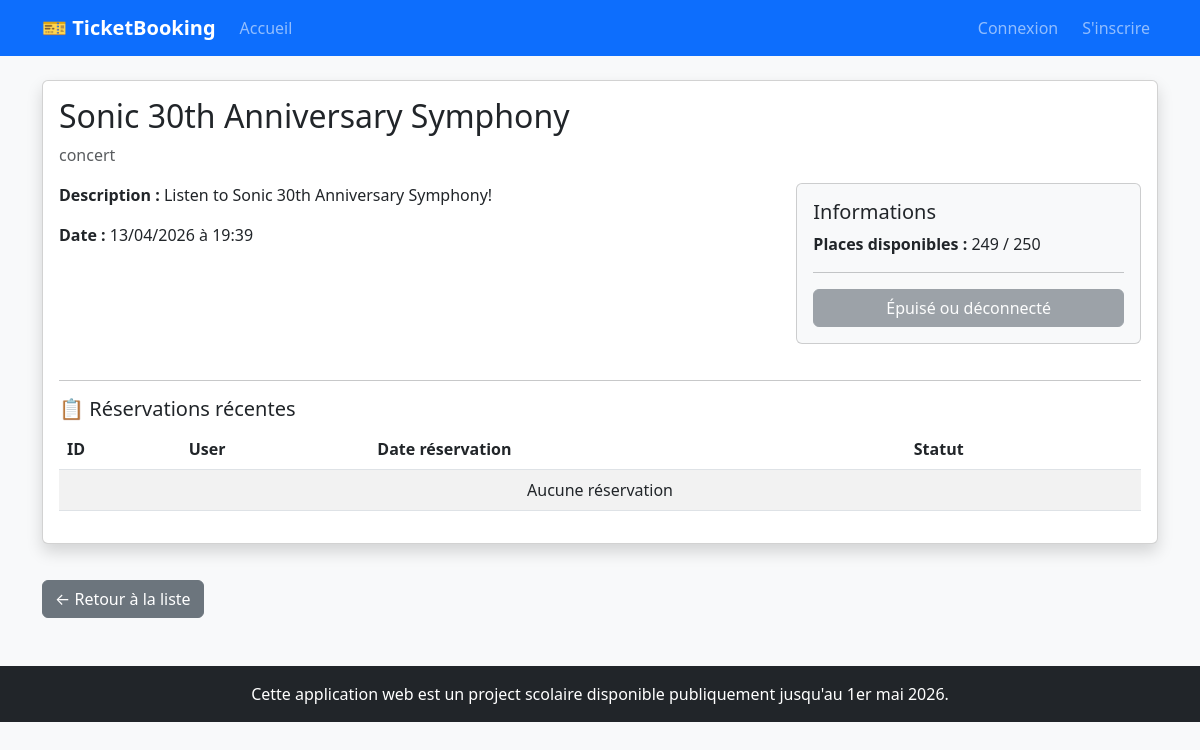
The app's page /events/view/1, older data.
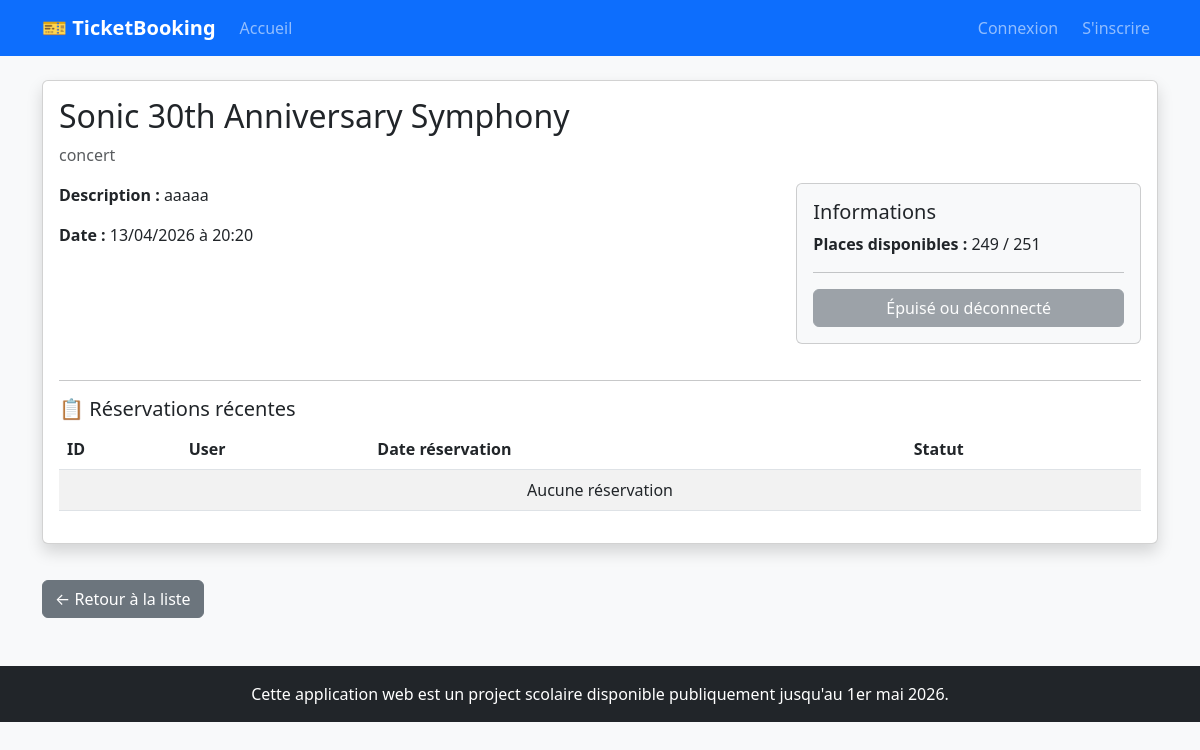
The same page, newer data.
### app/models/event.py (models this page shows, shortened)
class Event(db.Model):
    __tablename__ = 'events'
    id = db.Column(db.Integer, primary_key=True)
    titre = db.Column(db.String(150), nullable=True)
    date = db.Column(db.DateTime, nullable=True)
    description = db.Column(db.Text, nullable=True)
    capacite = db.Column(db.Integer, nullable=True)
    categorie = db.Column(db.String(50), nullable=True)

### app/routes/event_routes.py (the view)
@event_bp.route("/view/<int:id>")
def view(id):
    event = Event.query.get_or_404(id)
    reservations = Booking.query.filter_by(event_id=id).all()
    places_dispo = event.capacite - len(reservations)
    return render_template("events/view.html", event=event, places_dispo=places_dispo)

### app/templates/events/view.html (shortened to what this page needs)
{% extends "base.html" %}
{% block content %}
<div class="card shadow">
    <div class="card-body">
        <h2 class="card-title">{{ event.titre }}</h2>
        <p class="text-muted">{{ event.categorie }}</p>
        <div class="row">
            <div class="col-md-8">
                <p><strong>Description :</strong> {{ event.description }}</p>
                <p><strong>Date :</strong> {{ event.date.strftime('%d/%m/%Y à %H:%M') }}</p>
            </div>
            <div class="col-md-4">
                <div class="card bg-light">
                    <div class="card-body">
                        <h5>Informations</h5>
                        <p><strong>Places disponibles :</strong> {{ places_dispo }} / {{ event.capacite }}</p>
                        <hr>
                        {% if current_user.is_authenticated and places_dispo > 0 %}
                        <a href="{{ url_for('booking.create', event_id=event.id) }}" class="btn btn-success w-100">Réserver un billet</a>
                        {% else %}
                        <button class="btn btn-secondary w-100" disabled>Épuisé ou déconnecté</button>
                        {% endif %}
                    </div>
                </div>
            </div>
        </div>
        <hr>
        <h5>📋 Réservations récentes</h5>
        <table class="table table-striped">
            <thead>
                <tr>
                    <th>ID</th>
                    <th>User</th>
                    <th>Date réservation</th>
                    <th>Statut</th>
                </tr>
            </thead>
            <tbody>
                {% for booking in reservations %}
                <tr>
                    <td>{{ booking.id }}</td>
                    <td>{{ booking.user.nom }}</td>
                    <td>{{ booking.date_reservation.strftime('%d/%m/%Y') }}</td>
                    <td><span class="badge bg-{{ 'success' if booking.statut == 'confirmé' else 'danger' }}">{{ booking.statut }}</span></td>
                </tr>
                {% else %}
                <tr><td colspan="4" class="text-center">Aucune réservation</td></tr>
                {% endfor %}
            </tbody>
        </table>
    </div>
</div>
<a href="{{ url_for('event.index') }}" class="btn btn-secondary mt-3">← Retour à la liste</a>
{% endblock %}

Row changes from the older to the newer data that the page shows:
changed Event "Sonic 30th Anniversary Symphony": description "Listen to Sonic 30th Anniversary Symphony!" → "aaaaa"; date "13/04/2026 à 19:39" → "13/04/2026 à 20:20"; capacite "250" → "251"
